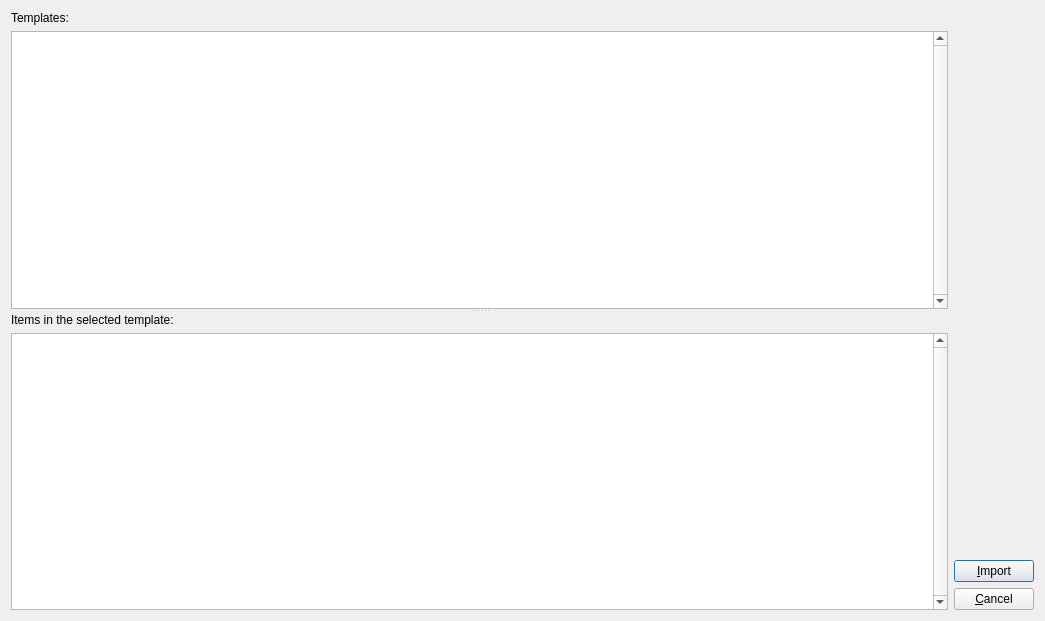
<?xml version="1.0" encoding="UTF-8"?>
<ui version="4.0">
 <class>DlgChooseImportTemplates</class>
 <widget class="QDialog" name="DlgChooseImportTemplates">
  <property name="geometry">
   <rect>
    <x>0</x>
    <y>0</y>
    <width>1045</width>
    <height>621</height>
   </rect>
  </property>
  <property name="windowTitle">
   <string>SkauTan: Import templates</string>
  </property>
  <layout class="QHBoxLayout" name="horizontalLayout">
   <item>
    <widget class="QSplitter" name="splitter">
     <property name="sizePolicy">
      <sizepolicy hsizetype="Expanding" vsizetype="Expanding">
       <horstretch>0</horstretch>
       <verstretch>0</verstretch>
      </sizepolicy>
     </property>
     <property name="orientation">
      <enum>Qt::Vertical</enum>
     </property>
     <widget class="QWidget" name="layoutWidget">
      <layout class="QHBoxLayout" name="horizontalLayout_3">
       <item>
        <layout class="QVBoxLayout" name="verticalLayout_2">
         <item>
          <widget class="QLabel" name="label_2">
           <property name="text">
            <string>Templates:</string>
           </property>
          </widget>
         </item>
         <item>
          <widget class="QTableWidget" name="tblTemplates">
           <property name="verticalScrollBarPolicy">
            <enum>Qt::ScrollBarAlwaysOn</enum>
           </property>
           <property name="horizontalScrollBarPolicy">
            <enum>Qt::ScrollBarAsNeeded</enum>
           </property>
           <property name="editTriggers">
            <set>QAbstractItemView::NoEditTriggers</set>
           </property>
           <property name="selectionBehavior">
            <enum>QAbstractItemView::SelectRows</enum>
           </property>
           <property name="horizontalScrollMode">
            <enum>QAbstractItemView::ScrollPerPixel</enum>
           </property>
           <attribute name="horizontalHeaderHighlightSections">
            <bool>false</bool>
           </attribute>
           <attribute name="verticalHeaderVisible">
            <bool>false</bool>
           </attribute>
           <attribute name="verticalHeaderDefaultSectionSize">
            <number>21</number>
           </attribute>
           <attribute name="verticalHeaderMinimumSectionSize">
            <number>21</number>
           </attribute>
          </widget>
         </item>
        </layout>
       </item>
      </layout>
     </widget>
     <widget class="QWidget" name="layoutWidget_1">
      <layout class="QHBoxLayout" name="horizontalLayout_2">
       <item>
        <layout class="QVBoxLayout" name="verticalLayout_4">
         <item>
          <widget class="QLabel" name="label">
           <property name="text">
            <string>Items in the selected template:</string>
           </property>
          </widget>
         </item>
         <item>
          <widget class="QTableWidget" name="tblItems">
           <property name="verticalScrollBarPolicy">
            <enum>Qt::ScrollBarAlwaysOn</enum>
           </property>
           <property name="editTriggers">
            <set>QAbstractItemView::NoEditTriggers</set>
           </property>
           <property name="selectionBehavior">
            <enum>QAbstractItemView::SelectRows</enum>
           </property>
           <property name="horizontalScrollMode">
            <enum>QAbstractItemView::ScrollPerPixel</enum>
           </property>
           <attribute name="horizontalHeaderHighlightSections">
            <bool>false</bool>
           </attribute>
           <attribute name="verticalHeaderVisible">
            <bool>false</bool>
           </attribute>
           <attribute name="verticalHeaderDefaultSectionSize">
            <number>21</number>
           </attribute>
           <attribute name="verticalHeaderMinimumSectionSize">
            <number>21</number>
           </attribute>
          </widget>
         </item>
        </layout>
       </item>
      </layout>
     </widget>
    </widget>
   </item>
   <item>
    <layout class="QVBoxLayout" name="verticalLayout">
     <item>
      <spacer name="verticalSpacer">
       <property name="orientation">
        <enum>Qt::Vertical</enum>
       </property>
       <property name="sizeHint" stdset="0">
        <size>
         <width>20</width>
         <height>40</height>
        </size>
       </property>
      </spacer>
     </item>
     <item>
      <widget class="QPushButton" name="btnImport">
       <property name="text">
        <string>&amp;Import</string>
       </property>
      </widget>
     </item>
     <item>
      <widget class="QPushButton" name="btnCancel">
       <property name="text">
        <string>&amp;Cancel</string>
       </property>
      </widget>
     </item>
    </layout>
   </item>
  </layout>
 </widget>
 <resources/>
 <connections/>
</ui>
